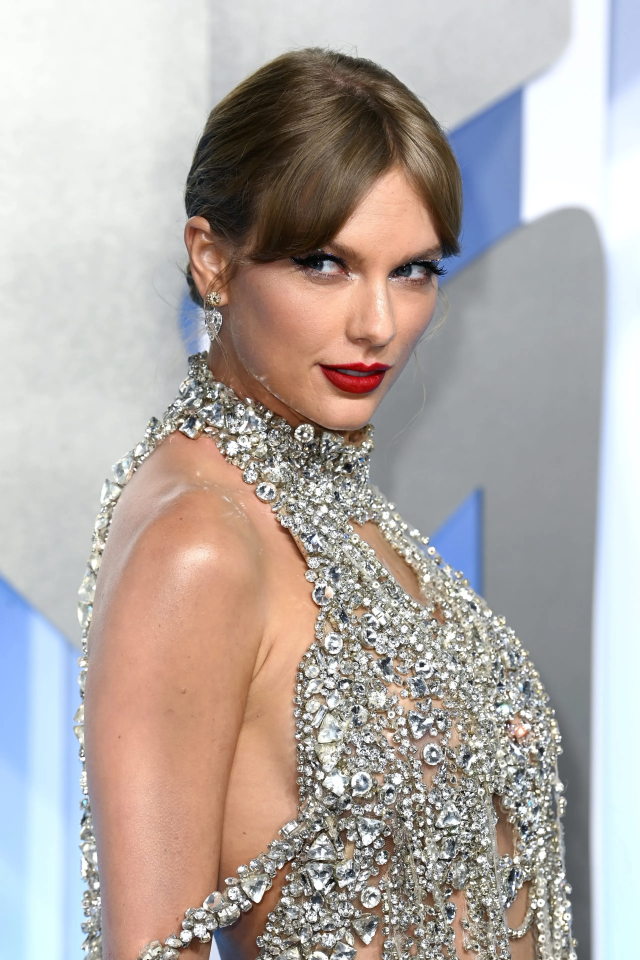
#> input picture swift.webp, 2560 x 3840 px (shown at 1/4 size)
$ python main.py
#> lines starting #> are read from the running program, lines starting #| are printed output that depends on the picture
from PIL import Image

# Load the image
image = Image.open('swift.webp').convert('L')  # Convert to grayscale
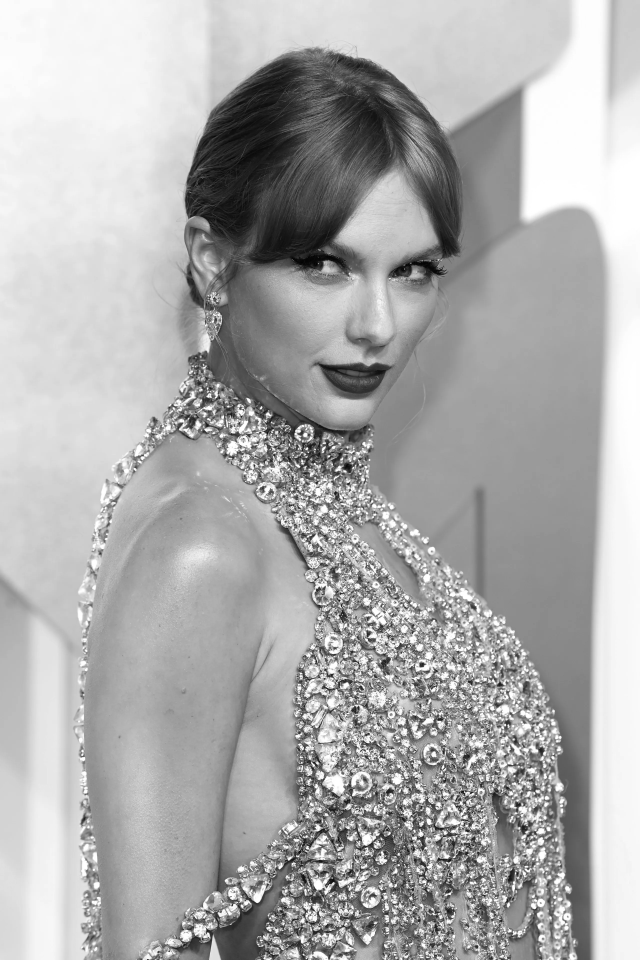
#> image: PIL image 2560x3840 L (shown at 1/4 size); min 0, max 255, mean 172.9

# Get pixel values
pixels = list(image.getdata())
#> pixels = 9830400 items

# Convert to 2D matrix
width, height = image.size
#> width = 2560; height = 3840
pixel_matrix = [pixels[i * width:(i + 1) * width] for i in range(height)]
#> pixel_matrix = 3840 items


def print_die(val):
    # More "|" verticle lines mean brightness
    if val == 6:
        print("||||||", end="")
    elif val == 5:
        print("||| ||", end="")
    elif val == 4:
        print("|| || ", end="")
    elif val == 3:
        print("| | | ", end="")
    elif val == 2:
        print(" | |  ", end="")
    elif val == 1:
        print("   |  ", end="")

def reduce_to_die(val):
    if val > 0 and val < 51:
        return 1
    elif val > 50 and val < 101:
        return 2
    elif val > 100 and val < 151:
        return 3
    elif val > 150 and val < 201:
        return 4
    elif val > 200 and val < 251:
        return 5
    elif val > 250 and val < 256:
        return 6
    else:
        return 0


index = 0
interval =50
# Print the pixel values
for row in pixel_matrix:
    index += 1
    if index % interval != 0:
        continue
    c = 0
    c_max = len(row)

    avg_array = []

    while c +interval < c_max:
        sub_array = row[c:c+interval]
        avg_array.append(sum(sub_array) / len(sub_array))  # Taking average of multiple pixels
        c += interval
    for val in avg_array:
        print_die(reduce_to_die(val))
    print("\n")
#> this loop made 3840 passes
#> c_max on pass 50: 2560
#> after the loop, index = 3840
